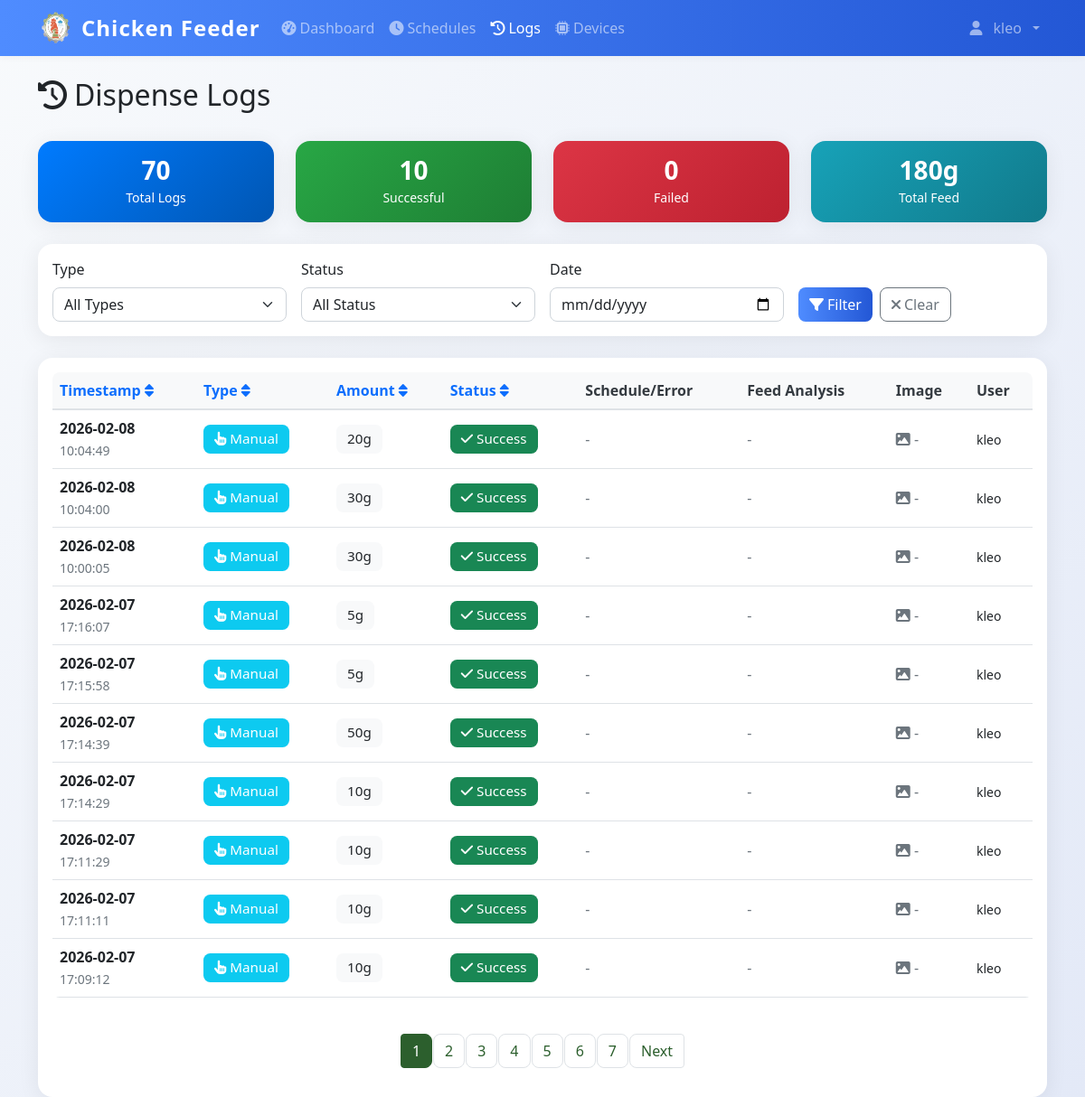
The page /logs (signed in) on the database as committed earlier.
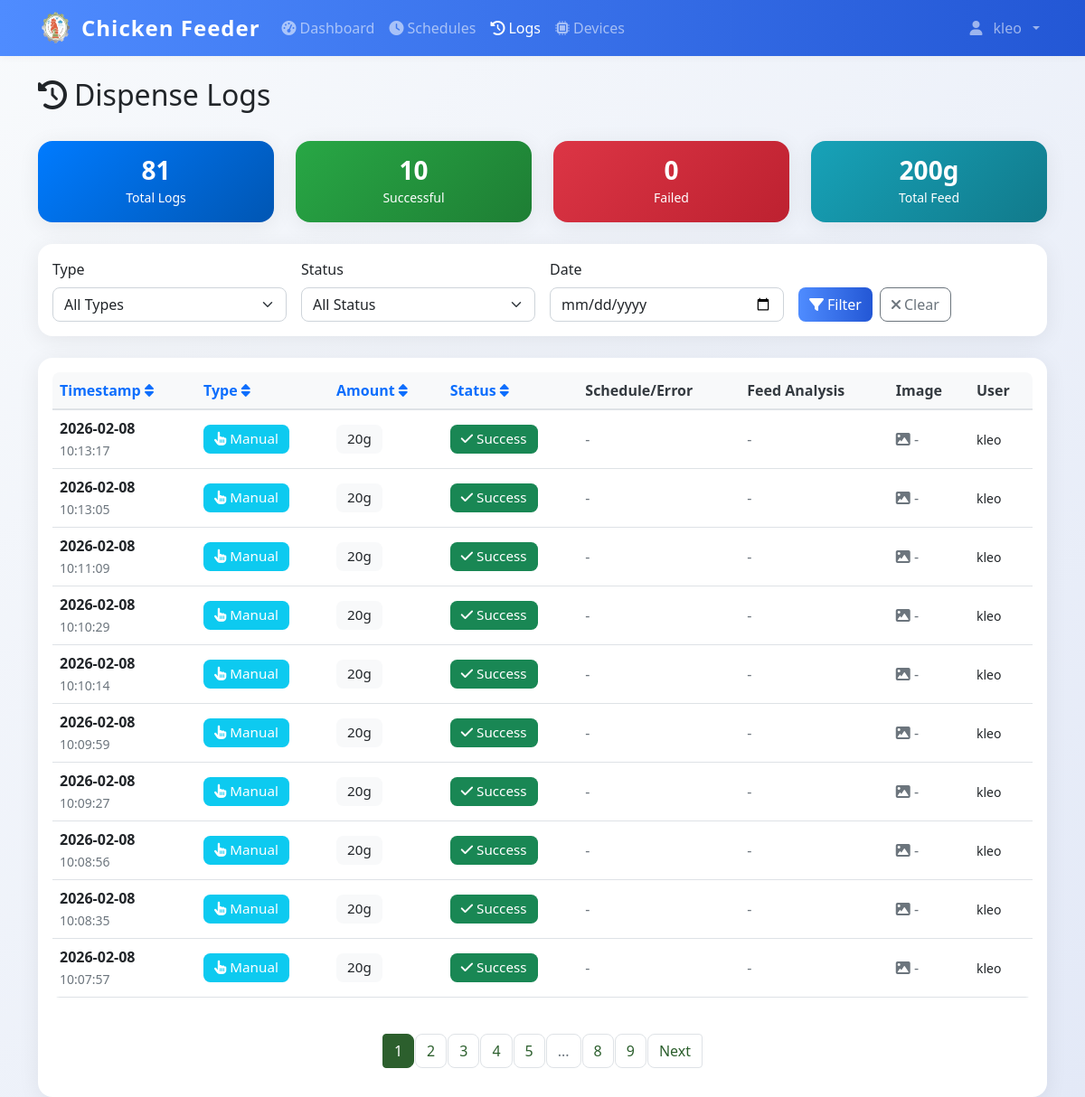
The same page on the database as committed later.
### models.py (models this page shows)
class DispenseLog(db.Model):
    id = db.Column(db.Integer, primary_key=True)
    timestamp = db.Column(db.DateTime, default=datetime.utcnow, nullable=False)
    amount_grams = db.Column(db.Integer, nullable=False)
    trigger_type = db.Column(db.String(20), nullable=False)
    schedule_id = db.Column(db.Integer, db.ForeignKey('feed_schedule.id'), nullable=True)
    status = db.Column(db.String(20), default='success')
    error_message = db.Column(db.Text, nullable=True)
    image_path = db.Column(db.String(255), nullable=True)  # Path to captured feed image
    pellet_count = db.Column(db.Integer, nullable=True)  # Number of pellets detected in image
    grams_detected = db.Column(db.Float, nullable=True)  # Estimated grams of pellets in feeder
    grams_dispensed = db.Column(db.Integer, nullable=True)  # Actual amount dispensed by servo
    triggered_by = db.Column(db.Integer, db.ForeignKey('user.id'), nullable=True)
    schedule = db.relationship('FeedSchedule', backref=db.backref('dispense_logs', lazy=True))
    user = db.relationship('User', backref=db.backref('dispense_logs', lazy=True))

class User(UserMixin, db.Model):
    id = db.Column(db.Integer, primary_key=True)
    username = db.Column(db.String(80), unique=True, nullable=False)
    email = db.Column(db.String(120), unique=True, nullable=False)
    password_hash = db.Column(db.String(120), nullable=False)
    iot_device_url = db.Column(db.String(255), nullable=True)  # e.g., 'http://192.168.1.100:5000' or 'pi_klei'
    is_admin = db.Column(db.Boolean, default=True)
    created_at = db.Column(db.DateTime, default=datetime.utcnow)

### app.py (the view)
@app.route('/logs')
@login_required
def logs():
    page = request.args.get('page', 1, type=int)
    if not current_user.is_admin:
        logs = DispenseLog.query.filter_by(triggered_by=current_user.id).order_by(DispenseLog.timestamp.desc()).paginate(
            page=page, per_page=10, error_out=False
        )
    else:
        logs = DispenseLog.query.order_by(DispenseLog.timestamp.desc()).paginate(
            page=page, per_page=10, error_out=False
        )
    return render_template('logs.html', logs=logs)

### app.py (called while the page is built)
@login_manager.user_loader
def load_user(user_id):
    return db.session.get(User, int(user_id))

@app.context_processor
def inject_datetime():
    return {'datetime': datetime}

@app.before_request
def restrict_admin_from_user_pages():
    if current_user.is_authenticated and getattr(current_user, 'is_admin', False):
        admin_paths = ['/admin', '/admin/', '/admin/dashboard', '/admin/config', '/admin/create', '/admin/feed-ratio']
        if not any(request.path.startswith(p) for p in admin_paths):
            if not request.path.startswith('/static') and not request.path.startswith('/logout'):
                return redirect(url_for('admin.dashboard'))

### templates/logs.html (shortened to what the changed rows need)
{% extends "base.html" %}
{% block content %}
<div class="container mt-4">
    <div class="row mb-4">
        <div class="col">
            <h1 class="h2">
                <i class="fas fa-history me-2"></i>Dispense Logs
            </h1>
        </div>
    </div>
    {% if not logs or not logs.items %}
    <div class="text-center text-muted py-5">
        <i class="fas fa-clipboard-list fa-4x mb-3"></i>
        <h4>No Logs Available</h4>
        <p class="mb-4">No log data found. Dispense logs will appear here once you start feeding.</p>
        <a href="{{ url_for('dashboard') }}" class="btn btn-primary">
            <i class="fas fa-tachometer-alt me-2"></i>Go to Dashboard
        </a>
    </div>
    {% else %}
    <div class="row my-4">
        <div class="col-md-3">
            <div class="card bg-primary text-white">
                <div class="card-body text-center">
                    <h3 class="mb-0">{{ logs.total }}</h3>
                    <small>Total Logs</small>
                </div>
            </div>
        </div>
        <div class="col-md-3">
            <div class="card bg-success text-white">
                <div class="card-body text-center">
                    <h3 class="mb-0">{{ logs.items|selectattr('status', 'equalto', 'success')|list|length }}</h3>
                    <small>Successful</small>
                </div>
            </div>
        </div>
        <div class="col-md-3">
            <div class="card bg-danger text-white">
                <div class="card-body text-center">
                    <h3 class="mb-0">{{ logs.items|selectattr('status', 'equalto', 'failure')|list|length }}</h3>
                    <small>Failed</small>
                </div>
            </div>
        </div>
        <div class="col-md-3">
            <div class="card bg-info text-white">
                <div class="card-body text-center">
                    <h3 class="mb-0">{{ logs.items|sum(attribute='amount_grams') }}g</h3>
                    <small>Total Feed</small>
                </div>
            </div>
        </div>
    </div>
    <div class="card mb-4">
        <div class="card-body">
            <div class="row g-3">
                <div class="col-md-3">
                    <label for="filter-type" class="form-label">Type</label>
                    <select class="form-select" id="filter-type">
                        <option value="">All Types</option>
                    </select>
                </div>
                <div class="col-md-3">
                    <label for="filter-status" class="form-label">Status</label>
                    <select class="form-select" id="filter-status">
                        <option value="">All Status</option>
                    </select>
                </div>
                <div class="col-md-3">
                    <label for="filter-date" class="form-label">Date</label>
                    <input type="date" class="form-control" id="filter-date">
                </div>
                <div class="col-md-3">
                    <label class="form-label">&nbsp;</label>
                    <div class="d-flex gap-2">
                        <button class="btn btn-primary" onclick="applyFilters()">
                            <i class="fas fa-filter me-1"></i>Filter
                        </button>
                        <button class="btn btn-outline-secondary" onclick="clearFilters()">
                            <i class="fas fa-times me-1"></i>Clear
                        </button>
                    </div>
                </div>
            </div>
        </div>
    </div>
    <div class="card">
        <div class="card-body">
            {% if logs.items %}
            <div class="table-responsive">
                <table class="table table-hover">
                    <thead>
                        <tr>
                            <th>
                                <a href="#" onclick="sortTable('timestamp')" class="text-decoration-none">
                                    Timestamp <i class="fas fa-sort"></i>
                                </a>
                            </th>
                            <th>
                                <a href="#" onclick="sortTable('type')" class="text-decoration-none">
                                    Type <i class="fas fa-sort"></i>
                                </a>
                            </th>
                            <th>
                                <a href="#" onclick="sortTable('amount')" class="text-decoration-none">
                                    Amount <i class="fas fa-sort"></i>
                                </a>
                            </th>
                            <th>
                                <a href="#" onclick="sortTable('status')" class="text-decoration-none">
                                    Status <i class="fas fa-sort"></i>
                                </a>
                            </th>
                            <th>Schedule/Error</th>
                            <th>Feed Analysis</th>
                            <th>Image</th>
                            <th>User</th>
                        </tr>
                    </thead>
                    <tbody id="logs-table-body">
                        {% for log in logs.items %}
                        <tr class="log-row"
                            data-type="{{ log.trigger_type }}"
                            data-status="{{ log.status }}"
                            data-date="{{ log.timestamp.strftime('%Y-%m-%d') }}">
                            <td>
                                <div>
                                    <strong>{{ log.timestamp.strftime('%Y-%m-%d') }}</strong>
                                </div>
                                <small class="text-muted">{{ log.timestamp.strftime('%H:%M:%S') }}</small>
                            </td>
                            <td>
                                {% if log.trigger_type == 'manual' %}
                                    <span class="badge bg-info">
                                        <i class="fas fa-hand-pointer me-1"></i>Manual
                                    </span>
                                {% else %}
                                    <span class="badge bg-primary">
                                        <i class="fas fa-clock me-1"></i>Scheduled
                                    </span>
                                {% endif %}
                            </td>
                            <td>
                                <span class="badge bg-light text-dark">{{ log.amount_grams }}g</span>
                            </td>
                            <td>
                                {% if log.status == 'success' %}
                                    <span class="badge bg-success">
                                        <i class="fas fa-check me-1"></i>Success
                                    </span>
                                {% else %}
                                    <span class="badge bg-danger">
                                        <i class="fas fa-times me-1"></i>Failed
                                    </span>
                                {% endif %}
                            </td>
                            <td style="max-width: 350px;">
                                {% if log.schedule %}
                                    <div>
                                        <strong>{{ log.schedule.name }}</strong>
                                    </div>
                                    <small class="text-muted">{{ log.schedule.feed_time.strftime('%I:%M %p') }}</small>
                                {% elif log.error_message %}
                                    <div class="text-danger" title="{{ log.error_message }}" style="cursor: help;">
                                        <i class="fas fa-exclamation-triangle me-1"></i>
                                        <small>{{ log.error_message[:100] }}{% if log.error_message|length > 100 %}...{% endif %}</small>
                                    </div>
                                {% else %}
                                    <span class="text-muted">-</span>
                                {% endif %}
                            </td>
                            <td>
                                {% if log.pellet_count is not none or log.grams_detected is not none or log.grams_dispensed is not none %}
                                    <button class="btn btn-sm btn-outline-info"
                                            onclick="showFeedDetails({{ log.pellet_count or 0 }}, {{ log.grams_detected or 0 }}, {{ log.grams_dispensed or 0 }}, {{ log.amount_grams }})"
                                            title="View feed analysis details">
                                        <i class="fas fa-chart-pie me-1"></i>Details
                                    </button>
                                {% else %}
                                    <span class="text-muted">-</span>
                                {% endif %}
                            </td>
                            <td>
                                {% if log.image_path %}
                                    <img src="{{ url_for('static', filename=log.image_path) }}"
                                         alt="Feed Image"
                                         class="img-thumbnail"
                                         style="width: 60px; height: 45px; object-fit: cover; cursor: pointer;"
                                         onclick="viewImage('{{ url_for('static', filename=log.image_path) }}')"
                                         title="Click to view full image">
                                {% else %}
                                    <span class="text-muted"><i class="fas fa-image"></i> -</span>
                                {% endif %}
                            </td>
                            <td>
                                {% if log.user %}
                                    <small>{{ log.user.username }}</small>
                                {% else %}
                                    <small class="text-muted">System</small>
                                {% endif %}
                            </td>
                        </tr>
                        {% endfor %}
                    </tbody>
                </table>
            </div>
            {% if logs.pages > 1 %}
            <nav aria-label="Logs pagination" class="mt-4">
                <ul class="pagination justify-content-center">
                    {% for page_num in logs.iter_pages() %}
                        {% if page_num %}
                            {% if page_num != logs.page %}
                                <li class="page-item">
                                    <a class="page-link" href="{{ url_for('logs', page=page_num) }}">{{ page_num }}</a>
                                </li>
                            {% else %}
                                <li class="page-item active">
                                    <span class="page-link">{{ page_num }}</span>
                                </li>
                            {% endif %}
                        {% else %}
                            <li class="page-item disabled">
                                <span class="page-link">...</span>
                            </li>
                        {% endif %}
                    {% endfor %}
                    {% if logs.has_next %}
                        <li class="page-item">
                            <a class="page-link" href="{{ url_for('logs', page=logs.next_num) }}">Next</a>
                        </li>
                    {% endif %}
                </ul>
            </nav>
            {% endif %}
            {% endif %}
        </div>
    </div>
</div>
{% endif %}
{% endblock %}

Rows that differ between the two databases and show on the page:
no longer on this page (row unchanged): DispenseLog: timestamp "2026-02-08", timestamp "10:04:49", trigger_type "manual" (drawn), amount_grams "20", status "success" (drawn), user.username "kleo"
no longer on this page (row unchanged): DispenseLog: timestamp "2026-02-08", timestamp "10:04:00", trigger_type "manual" (drawn), amount_grams "30", status "success" (drawn), user.username "kleo"
no longer on this page (row unchanged): DispenseLog: timestamp "2026-02-08", timestamp "10:00:05", trigger_type "manual" (drawn), amount_grams "30", status "success" (drawn), user.username "kleo"
no longer on this page (row unchanged): DispenseLog: timestamp "2026-02-07", timestamp "17:16:07", trigger_type "manual" (drawn), amount_grams "5", status "success" (drawn), user.username "kleo"
no longer on this page (row unchanged): DispenseLog: timestamp "2026-02-07", timestamp "17:15:58", trigger_type "manual" (drawn), amount_grams "5", status "success" (drawn), user.username "kleo"
no longer on this page (row unchanged): DispenseLog: timestamp "2026-02-07", timestamp "17:14:39", trigger_type "manual" (drawn), amount_grams "50", status "success" (drawn), user.username "kleo"
no longer on this page (row unchanged): DispenseLog: timestamp "2026-02-07", timestamp "17:14:29", trigger_type "manual" (drawn), amount_grams "10", status "success" (drawn), user.username "kleo"
no longer on this page (row unchanged): DispenseLog: timestamp "2026-02-07", timestamp "17:11:29", trigger_type "manual" (drawn), amount_grams "10", status "success" (drawn), user.username "kleo"
no longer on this page (row unchanged): DispenseLog: timestamp "2026-02-07", timestamp "17:11:11", trigger_type "manual" (drawn), amount_grams "10", status "success" (drawn), user.username "kleo"
no longer on this page (row unchanged): DispenseLog: timestamp "2026-02-07", timestamp "17:09:12", trigger_type "manual" (drawn), amount_grams "10", status "success" (drawn), user.username "kleo"
added DispenseLog: timestamp "2026-02-08", timestamp "10:13:17", trigger_type "manual" (drawn), amount_grams "20", status "success" (drawn), user.username "kleo"
added DispenseLog: timestamp "2026-02-08", timestamp "10:13:05", trigger_type "manual" (drawn), amount_grams "20", status "success" (drawn), user.username "kleo"
added DispenseLog: timestamp "2026-02-08", timestamp "10:11:09", trigger_type "manual" (drawn), amount_grams "20", status "success" (drawn), user.username "kleo"
added DispenseLog: timestamp "2026-02-08", timestamp "10:10:29", trigger_type "manual" (drawn), amount_grams "20", status "success" (drawn), user.username "kleo"
added DispenseLog: timestamp "2026-02-08", timestamp "10:10:14", trigger_type "manual" (drawn), amount_grams "20", status "success" (drawn), user.username "kleo"
added DispenseLog: timestamp "2026-02-08", timestamp "10:09:59", trigger_type "manual" (drawn), amount_grams "20", status "success" (drawn), user.username "kleo"
added DispenseLog: timestamp "2026-02-08", timestamp "10:09:27", trigger_type "manual" (drawn), amount_grams "20", status "success" (drawn), user.username "kleo"
added DispenseLog: timestamp "2026-02-08", timestamp "10:08:56", trigger_type "manual" (drawn), amount_grams "20", status "success" (drawn), user.username "kleo"
added DispenseLog: timestamp "2026-02-08", timestamp "10:08:35", trigger_type "manual" (drawn), amount_grams "20", status "success" (drawn), user.username "kleo"
added DispenseLog: timestamp "2026-02-08", timestamp "10:07:57", trigger_type "manual" (drawn), amount_grams "20", status "success" (drawn), user.username "kleo"
Other text that changed with them:
{{ logs.total }}: "70" → "81"
{{ logs.items|sum(attribute='amount_grams') }}: "180" → "200"
new list line: "8"
new list line: "9"
list line gone: "6"
list line gone: "7"
